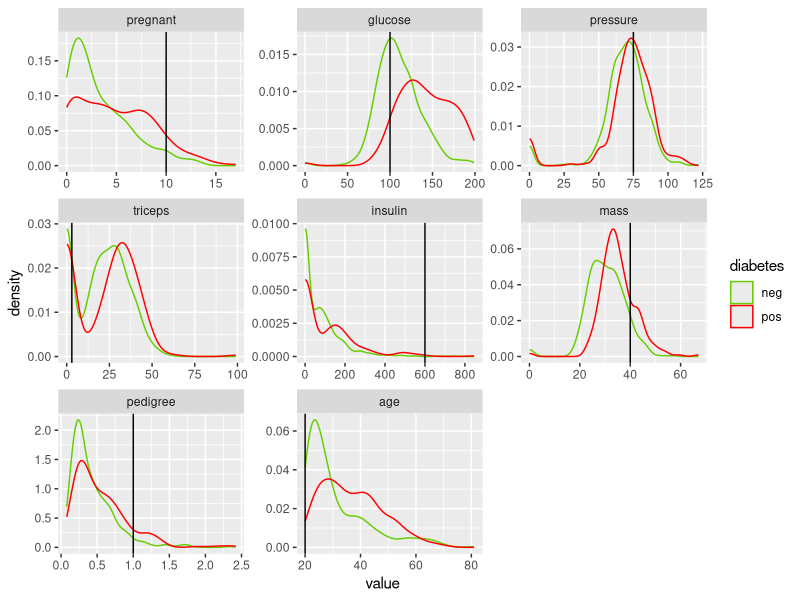
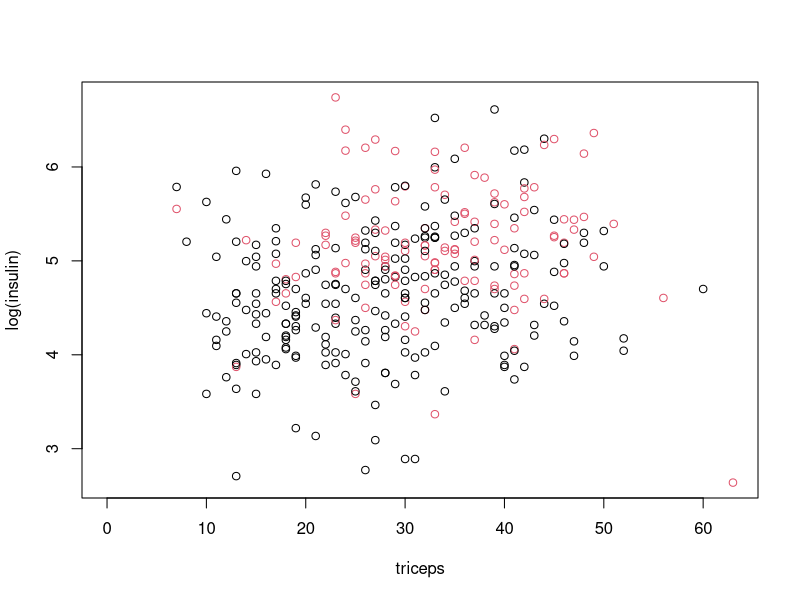
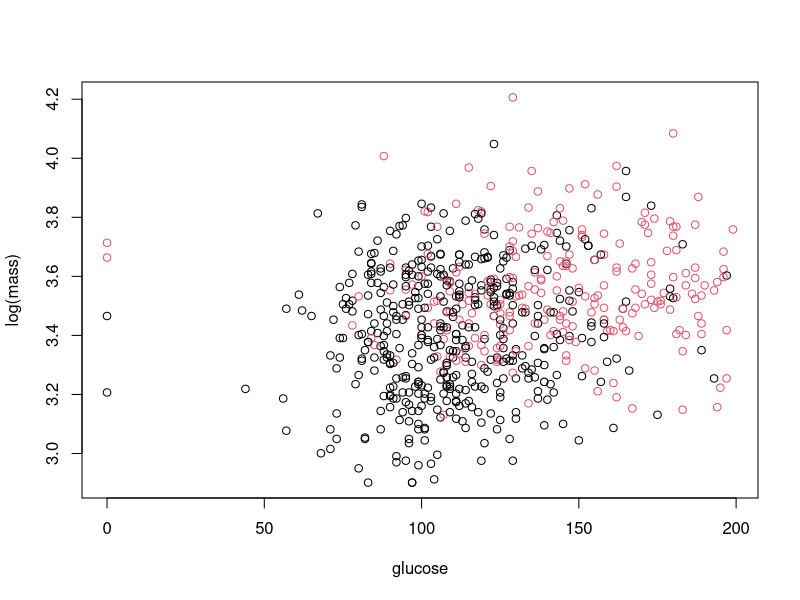
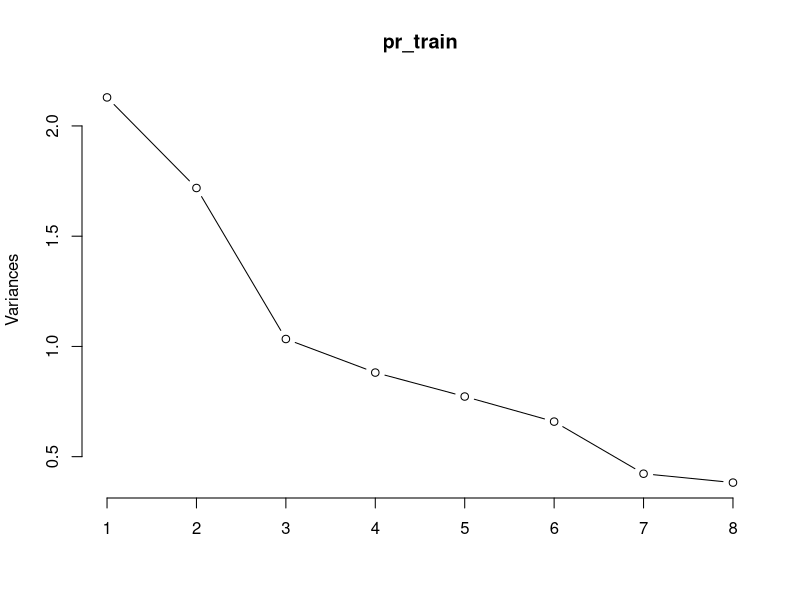
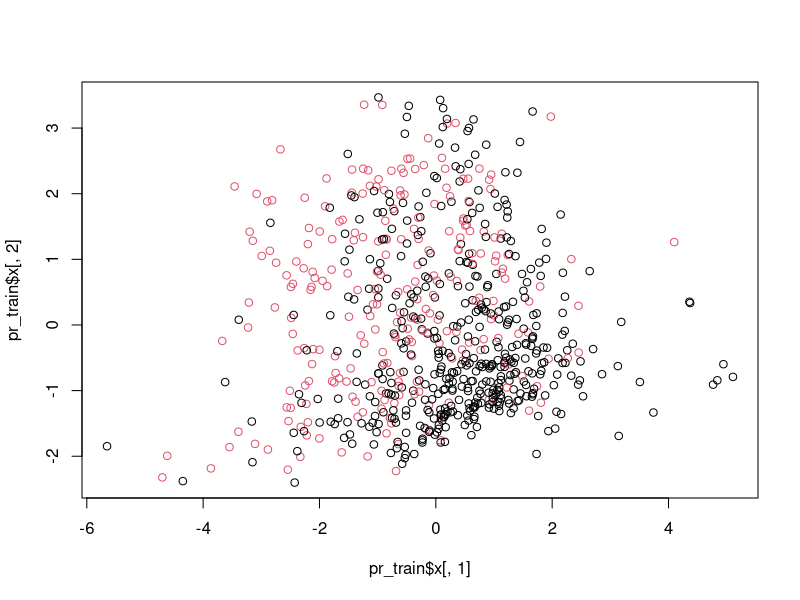

The R source for these figures, in order: (Note: this script raises an error after producing the figures.)
library(mlbench)
library(ggplot2)
library(stats)
library(e1071)

# get data
data(PimaIndiansDiabetes)
df_data <- PimaIndiansDiabetes

# data set with 768 observations, 8 features, and 2 classes
dim(df_data)

# split into training set and test set
set.seed(3)
sample_index <- sample(1:nrow(df_data), 0.1*nrow(df_data), FALSE)
dt_test <- df_data[sample_index, ]
dt_train <- df_data[-sample_index, ]

# plot each feature vector
df_melted <- reshape2::melt(df_data, id.vars="diabetes")

new_data <- data.frame(
  pregnant=10,
  glucose=100,
  pressure=75,
  triceps=3,
  insulin=600,
  mass=40,
  pedigree=1,
  age=20
)

new_data <- data.frame(new_values=t(new_data))
new_data$variable <- rownames(new_data)

new_data_merged <- merge(df_melted, new_data, by.x="variable") 

ggplot(data=new_data_merged,
       aes(x=value,
           group=diabetes,
           colour=diabetes)) + 
  geom_density() + 
  facet_wrap(~ variable, scales = "free") +
  geom_vline(aes(xintercept=new_values)) +
  scale_colour_manual(name="diabetes",values=c("chartreuse3", "red", "black"))

with(dt_train, plot(x=triceps, y=log(insulin), col=diabetes))
with(dt_train, plot(x=glucose, y=log(mass), col=diabetes))

#---------------------------------------------------------------------------------------------------
# naive bayes
#---------------------------------------------------------------------------------------------------

nb_model <- e1071::naiveBayes(diabetes ~ .,data=dt_train)

# back-test with training data
nb_predict_train <- stats::predict(nb_model, dt_train[, 1:8])

# confusion matrix to get true and false negatives
table(
  model_prediction = nb_predict_train,
  actual_class = dt_train$diabetes
)

# now try test data
nb_predict_test <- stats::predict(nb_model, dt_test[, 1:8])
table(
  model_prediction = nb_predict_test,
  actual_class = dt_test$diabetes
)


#---------------------------------------------------------------------------------------------------
# principal component analysis
#---------------------------------------------------------------------------------------------------

pr_train <- stats::prcomp(x=dt_train[, 1:8], center=TRUE, scale=TRUE)

# first 3 PCs explain 61% of variance
plot(pr_train, type="l")
summary(pr_train)

plot(x=pr_train$x[, 1], y=pr_train$x[, 2], col=dt_train$diabetes)

scatterplot3d(x=pr_train$x[, 1], y=pr_train$x[, 2], z=pr_train$x[, 3], 
              color=c("chartreuse4", "red")[dt_train$diabetes])

#---------------------------------------------------------------------------------------------------
# binomial logistic regression
#---------------------------------------------------------------------------------------------------

logit_model <- stats::glm(diabetes ~ ., data=dt_train, family="binomial")

# predict on new data
logit_predict <- round(stats::predict(logit_model, newdata=dt_test[, 1:8], type="response"), 0)
logit_predict <- as.factor(ifelse(logit_predict == 0, "pred_neg", "pred_pos"))
dt_logit_predict <- rbind(dt_train, data.frame(dt_test[, 1:8], diabetes=logit_predict))

# plot this prediction on most statistically significant variables
ggplot(data=dt_logit_predict, 
       aes(x=glucose,
           y=log(mass),
           shape=diabetes,
           size=diabetes,
           colour=diabetes)) + 
  geom_point() +
  scale_shape_manual(values=c(1, 1, 17, 17)) +
  scale_size_manual(values=c(2, 2, 4 , 4))+
  scale_colour_manual(name="diabetes",values=c("chartreuse3", "red", "chartreuse4", "red1"))


# with PCA
pca_logit_model <- stats::glm(dt_train$diabetes ~ ., data=data.frame(pr_train$x), family="binomial")

pr_test <- stats::predict(pr_train, newdata=dt_test[, 1:8])

pca_logit_predict <- round(stats::predict(pca_logit_model, newdata=data.frame(pr_test), type="response"), 0)
pca_logit_predict <- as.factor(ifelse(pca_logit_predict == 0, "pred_neg", "pred_pos"))
table(
  model_prediction = pca_logit_predict,
  actual_class = dt_test$diabetes
)

dt_logit_predict <- rbind(data.frame(pr_train$x, diabetes=dt_train$diabetes),
                          data.frame(pr_test, diabetes=pca_logit_predict))
ggplot(data=dt_logit_predict, 
       aes(x=PC1,
           y=PC2,
           shape=diabetes,
           colour=diabetes)) + 
  geom_point() +
  scale_shape_manual(values=c(1, 1, 17, 17)) +
  scale_colour_manual(name="diabetes",values=c("chartreuse3", "red", "chartreuse4", "red1"))








